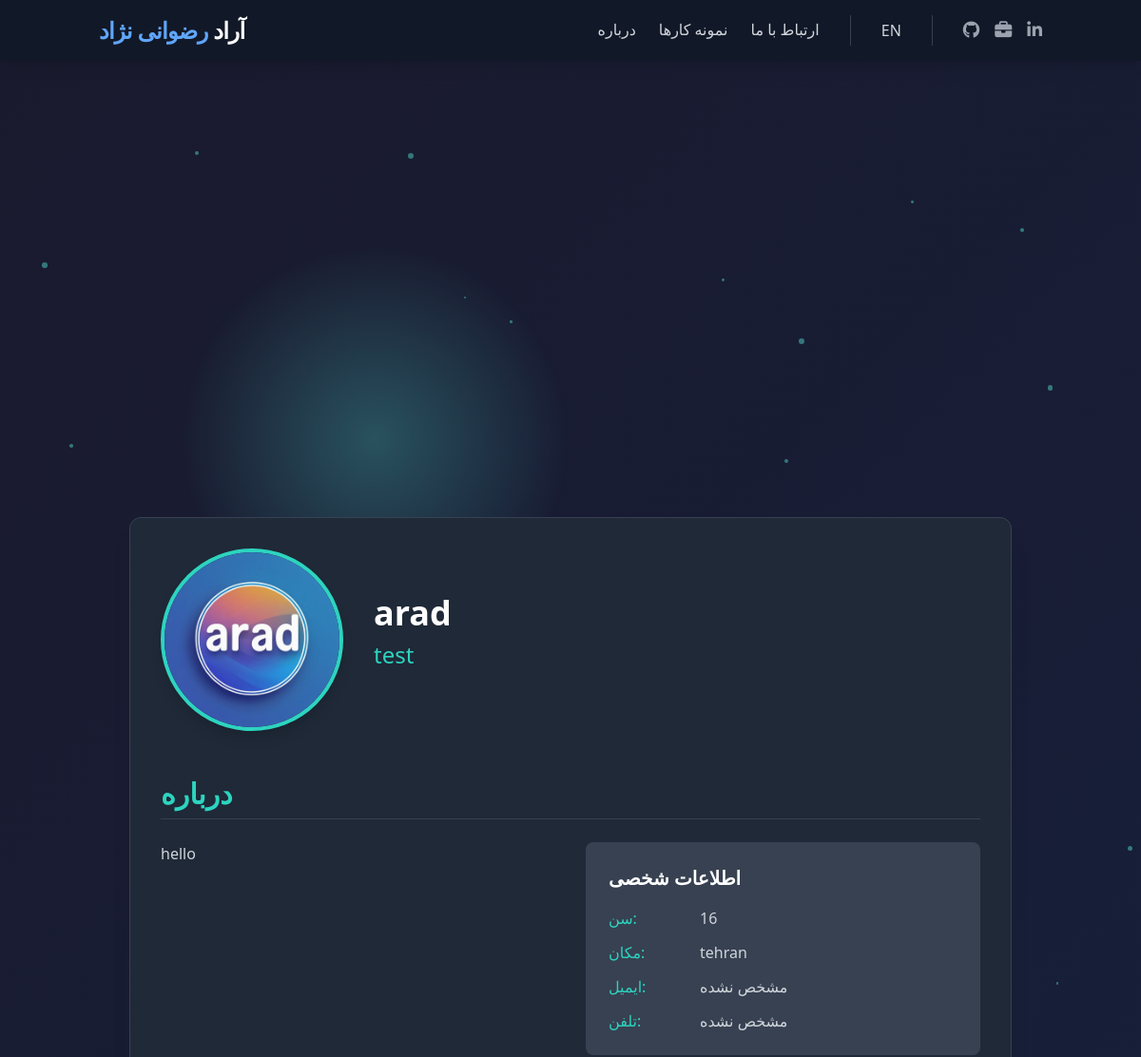
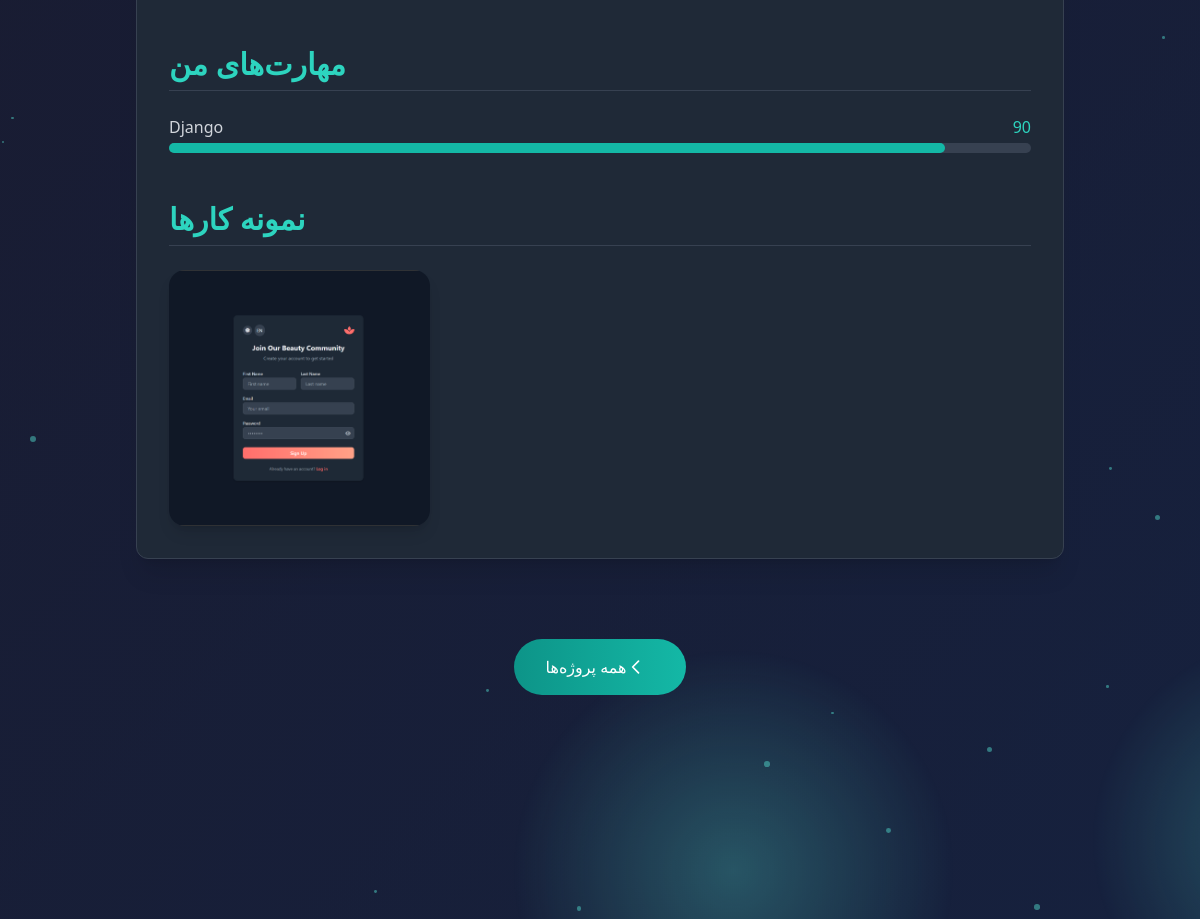
The app's page /fa/ with its own data (2 pictures, top to bottom).
### main/models.py (models this page shows, shortened)
class Profile(models.Model):
    name = models.CharField(_("Name"), max_length=100)
    title = models.CharField(_("Title"), max_length=150)
    description = models.TextField(_("Description"))
    photo = models.ImageField(_("Photo"), upload_to="profiles/", blank=True, null=True)
    age = models.PositiveIntegerField(_("Age"), blank=True, null=True)
    location = models.CharField(_("Location"), max_length=100, blank=True, null=True)
    email = models.EmailField(_("Email"), blank=True, null=True)
    phone = models.CharField(_("Phone"), max_length=20, blank=True, null=True)

class Skill(models.Model):
    profile = models.ForeignKey(Profile, related_name="skills", on_delete=models.CASCADE)
    name = models.CharField(_("Skill Name"), max_length=50)
    proficiency = models.PositiveSmallIntegerField(_("Proficiency %"))  # 0 to 100

class PortfolioProject(models.Model):
    title = models.CharField(max_length=200, verbose_name=_("Project Title"))
    description = models.TextField(verbose_name=_("Project Description"))
    category = models.CharField(max_length=100, verbose_name=_("Category"), blank=True)
    image = models.ImageField(upload_to='portfolio/', verbose_name=_("Project Image"), blank=True, null=True)
    link = models.URLField(blank=True, null=True, verbose_name=_("Project Link"))
    created_at = models.DateTimeField(auto_now_add=True)
    class Meta:
        verbose_name = _("Portfolio Project")
        verbose_name_plural = _("Portfolio Projects")
        ordering = ['-created_at']

### main/views.py (the view)
# urls.py: path('', views.index, name='index'),
def index(request):
    projects = PortfolioProject.objects.all()
    profile = Profile.objects.prefetch_related("skills", "portfolio_items").first()
    context = {
        "profile": profile,
        "data": _("Hello, world! This is a multilingual site."),
        "projects": projects,
    }
    return render(request, "main/index.html", context)

### main/templates/main/index.html (shortened to what this page needs)
{% extends "base.html" %}
{% load i18n %}
{% block content %}
<script src="https://cdn.tailwindcss.com"></script>
<link rel="stylesheet" href="https://cdnjs.cloudflare.com/ajax/libs/font-awesome/6.4.0/css/all.min.css">
<div class="min-h-screen flex flex-col items-center justify-center px-4 sm:px-6 lg:px-8 relative mt-16">
    <div
        class="w-full max-w-6xl bg-gray-800 rounded-xl shadow-xl overflow-hidden glow hover-effect transition-all duration-500 transform hover:scale-[1.01] p-8 border border-gray-700">
        <div class="flex flex-col md:flex-row items-center gap-8 mb-12">
            <div
                class="w-48 h-48 rounded-full border-4 border-teal-400 overflow-hidden shadow-lg glow hover:border-teal-300">
                {% if profile.photo %}
                <img src="{{ profile.photo.url }}" alt="{% trans 'Profile Photo' %}"
                    class="w-full h-full object-cover hover:scale-105 transition-transform duration-300">
                {% else %}
                <img src="https://via.placeholder.com/300" alt="{% trans 'Profile Photo' %}"
                    class="w-full h-full object-cover hover:scale-105 transition-transform duration-300">
                {% endif %}
            </div>
            <div class="text-center md:text-left">
                <h1 class="text-4xl font-bold text-white mb-2">{{ profile.name }}</h1>
                <h2 class="text-2xl text-teal-400 mb-4">{{ profile.title }}</h2>
            </div>
        </div>
        <div class="mb-12">
            <h2 class="text-3xl font-bold text-teal-400 mb-6 border-b border-gray-700 pb-2">{% trans "About Me" %}</h2>
            <div class="grid grid-cols-1 lg:grid-cols-2 gap-8">
                <div>
                    <p class="text-gray-300 mb-4">
                        {{ profile.description }}
                    </p>
                </div>
                <div>
                    <div class="bg-gray-700 p-6 rounded-lg hover:bg-gray-600 transition-colors duration-300">
                        <h3 class="text-xl font-semibold text-white mb-4">{% trans "Personal Info" %}</h3>
                        <ul class="space-y-3">
                            <li class="flex items-center">
                                <span class="text-teal-400 w-24">{% trans "Age:" %}</span>
                                <span class="text-gray-300">
                                    {% if profile.age %}
                                    {{ profile.age }}
                                    {% else %}
                                    {% trans "Not specified" %}
                                    {% endif %}
                                </span>
                            </li>
                            <li class="flex items-center">
                                <span class="text-teal-400 w-24">{% trans "Location:" %}</span>
                                <span class="text-gray-300">
                                    {% if profile.location %}
                                    {{ profile.location }}
                                    {% else %}
                                    {% trans "Not specified" %}
                                    {% endif %}
                                </span>
                            </li>
                            <li class="flex items-center">
                                <span class="text-teal-400 w-24">{% trans "Email:" %}</span>
                                <span class="text-gray-300">
                                    {% if profile.email %}
                                    {{ profile.email }}
                                    {% else %}
                                    {% trans "Not specified" %}
                                    {% endif %}
                                </span>
                            </li>
                            <li class="flex items-center">
                                <span class="text-teal-400 w-24">{% trans "Phone:" %}</span>
                                <span class="text-gray-300">
                                    {% if profile.phone %}
                                    {{ profile.phone }}
                                    {% else %}
                                    {% trans "Not specified" %}
                                    {% endif %}</span>
                            </li>
                        </ul>
                    </div>
                </div>
            </div>
        </div>
        <div class="mb-12">
            <h2 class="text-3xl font-bold text-teal-400 mb-6 border-b border-gray-700 pb-2">{% trans "My Skills" %}</h2>
            <div class="space-y-6">
                {% if profile.skills.exists %}
                {% for skill in profile.skills.all %}
                <div>
                    <div class="flex justify-between mb-1">
                        <span class="text-gray-300">{{ skill.name }}</span>
                        <span class="text-teal-400">{{ skill.proficiency }}</span>
                    </div>
                    <div class="w-full bg-gray-700 rounded-full h-2.5">
                        <div class="bg-teal-500 h-2.5 rounded-full hover:bg-teal-400 transition-colors duration-300"
                            style="width: {{ skill.proficiency }}%"></div>
                    </div>
                </div>
                {% endfor %}
                {% else %}
                <p class="text-gray-300">{% trans "No skills added." %}</p>
                {% endif %}
            </div>
        </div>
        <div>
            <h2 class="text-3xl font-bold text-teal-400 mb-6 border-b border-gray-700 pb-2">{% trans "My Portfolio" %}
            </h2>
            <div class="grid grid-cols-1 sm:grid-cols-2 lg:grid-cols-3 gap-10">
                {% for project in projects %}
                <div class="group relative overflow-hidden rounded-2xl shadow-lg bg-gray-800 transition transform hover:-translate-y-1 hover:shadow-teal-500/30">
                    <div class="h-64 overflow-hidden">
                        {% if project.image %}
                            <img src="{{ project.image.url }}" alt="{{ project.title }}" class="w-full h-full object-cover transition-transform duration-700 group-hover:scale-110">
                        {% else %}
                            <img src="/static/img/default.jpg" alt="No Image" class="w-full h-full object-cover opacity-50">
                        {% endif %}
                    </div>
                </div>
                {% empty %}
                    <p class="text-center col-span-full text-gray-400">{% trans "No projects found." %}</p>
                {% endfor %}
            </div>
        </div>
    </div>
        <div class="text-center mt-20 animate-fade-in-up delay-300">
            <a href="{% url "portfolio" %}" class="inline-flex items-center px-8 py-4 bg-gradient-to-r from-teal-600 to-teal-500 text-white font-medium rounded-full hover:shadow-lg hover:shadow-teal-500/30 transition-all duration-300 group">
                {% trans "All projects" %}
                <svg xmlns="http://www.w3.org/2000/svg" class="h-5 w-5 mr-2 group-hover:translate-x-1 transition-transform duration-300" fill="none" viewBox="0 0 24 24" stroke="currentColor">
                    <path stroke-linecap="round" stroke-linejoin="round" stroke-width="2" d="M15 19l-7-7 7-7" />
                </svg>
            </a>
        </div>
</div>
    {% endblock %}

### records on screen
Profile: photo (picture), name "arad", title "test", description "hello", age "16", location "tehran"
Skill: name "Django", proficiency "90"
PortfolioProject: image (picture)
